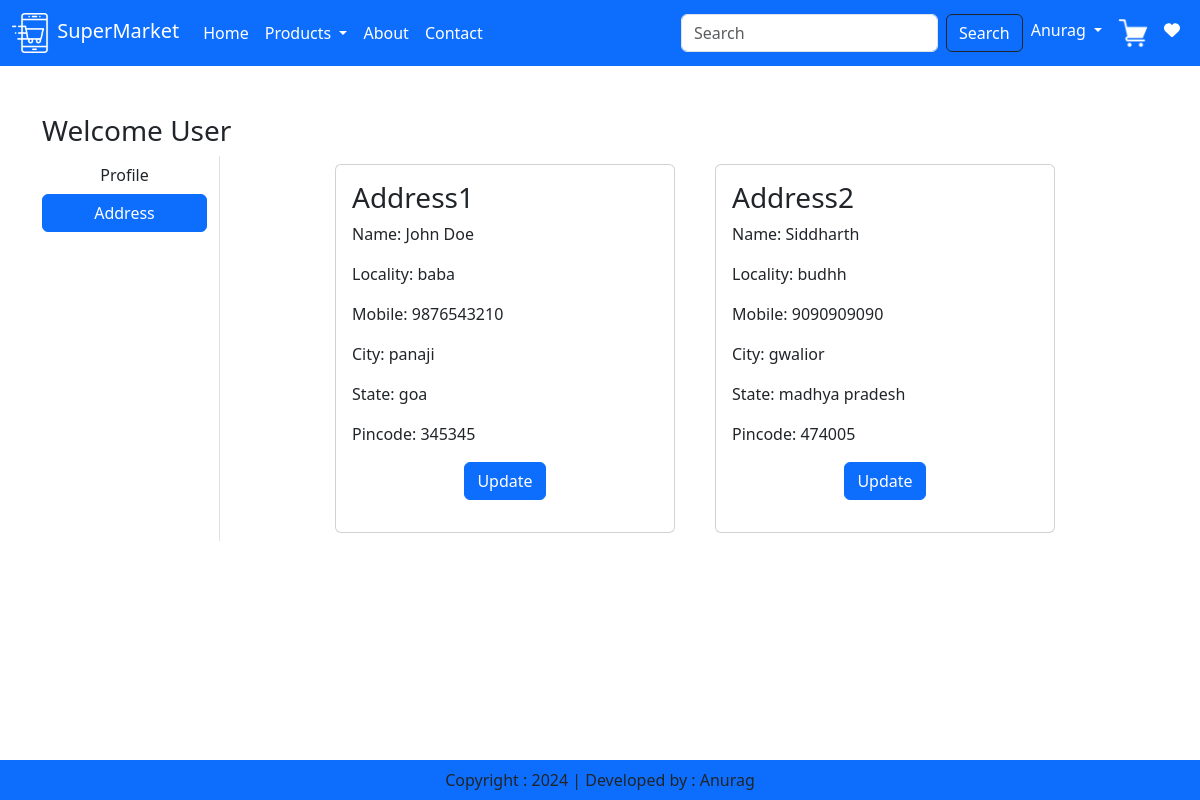
The page /address/ (signed in) on the database its author committed.
### app/models.py (models this page shows, shortened)
class Customer(models.Model):
    user = models.ForeignKey(User,on_delete=models.CASCADE)
    name = models.CharField(max_length=200)
    locality = models.CharField(max_length=200)
    city = models.CharField(max_length=50)
    mobile = models.IntegerField(default=0)
    zipcode = models.IntegerField()
    state = models.CharField(max_length=50)

### app/views.py (the view)
# urls.py: path('address/', views.address,name="address"), #as_view is not used bcz its fnctn not a class.
@login_required
def address(request):
    add = Customer.objects.filter(user=request.user)
    totalitem = 0
    wishitem = 0
    if request.user.is_authenticated:
        totalitem = len(Cart.objects.filter(user=request.user))
        wishitem = len(Wishlist.objects.filter(user=request.user))
    return render(request,'app/address.html',locals())

### app/templates/app/address.html (shortened to what this page needs)
{% extends "app/base.html" %}
{% load static %}
{% block main-content %}
<div class="container my-5">
    <div class="row">
        <h3>Welcome <span class="text-capitalize">{{request.user}}</span> </h3>
        <div class="col-sm-2 border-end">
            <ul class="list-unstyled">
                <li class="d-grid"><a href="{%url 'profile' %}" class="btn ">Profile</a></li>
                <li class="d-grid"><a href="{%url 'address' %}" class="btn btn-primary">Address</a></li>
            </ul>
        </div>
        <div class="col-sm-8 offset-sm-1">
            <div class="row">
                {% for ad in add  %}
                    <div class="col-sm-6">
                        <div class="card m-2">
                            <div class="card-body">
                                <h3>Address{{forloop.counter}}</h3>
                                <p>Name: {{ad.name}}</p>
                                <p>Locality: {{ad.locality}}</p>
                                <p>Mobile: {{ad.mobile}}</p>
                                <p>City: {{ad.city}}</p>
                                <p>State: {{ad.state}}</p>
                                <p>Pincode: {{ad.zipcode}}</p>
                                <p class="text-center"><a href="{% url 'updateAddress' pk=ad.id %}" type="button" class="btn btn-primary" >Update</a></p>
                            </div>
                        </div>
                    </div>
                {% endfor %}
            </div>
        </div>
    </div>
</div>
{% endblock main-content %}

### rows shown on the page
Customer: name "John Doe", locality "baba", mobile "9876543210", city "panaji", state "goa", zipcode "345345"
Customer: name "Siddharth", locality "budhh", mobile "9090909090", city "gwalior", state "madhya pradesh", zipcode "474005"

### other values the page prints
{{ request.user }} "User"
